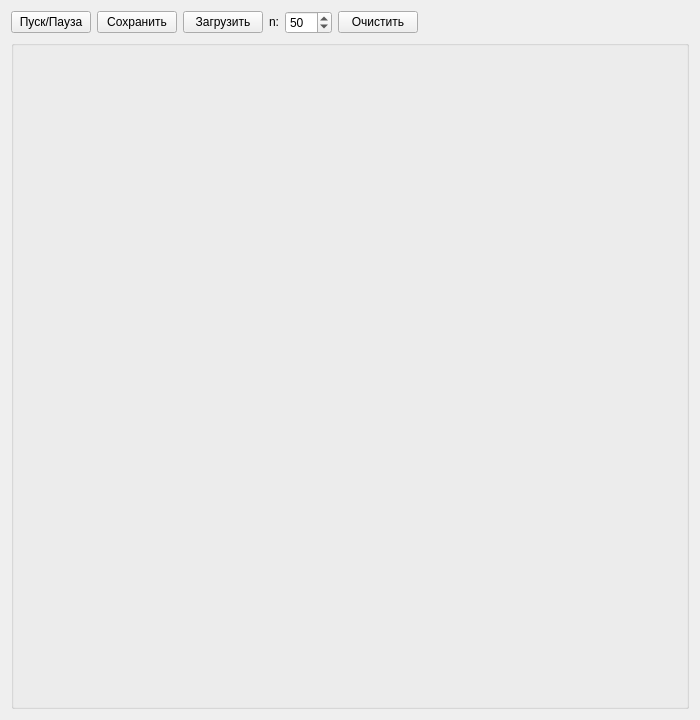
<?xml version="1.0" encoding="UTF-8"?>
<ui version="4.0">
 <class>MainWindow</class>
 <widget class="QMainWindow" name="MainWindow">
  <property name="geometry">
   <rect>
    <x>0</x>
    <y>0</y>
    <width>700</width>
    <height>720</height>
   </rect>
  </property>
  <property name="windowTitle">
   <string>&quot;Жизнь&quot; Конвея - курсовая работа по численным методам. Черыгова Е.Е.</string>
  </property>
  <widget class="QWidget" name="centralWidget">
   <layout class="QHBoxLayout" name="horizontalLayout">
    <item>
     <layout class="QVBoxLayout" name="mainLayout">
      <item>
       <layout class="QHBoxLayout" name="setLayout">
        <property name="sizeConstraint">
         <enum>QLayout::SetNoConstraint</enum>
        </property>
        <item>
         <widget class="QPushButton" name="startButton">
          <property name="font">
           <font>
            <pointsize>9</pointsize>
           </font>
          </property>
          <property name="text">
           <string>Пуск/Пауза</string>
          </property>
         </widget>
        </item>
        <item>
         <widget class="QPushButton" name="saveButton">
          <property name="font">
           <font>
            <pointsize>9</pointsize>
           </font>
          </property>
          <property name="text">
           <string>Сохранить</string>
          </property>
         </widget>
        </item>
        <item>
         <widget class="QPushButton" name="loadButton">
          <property name="font">
           <font>
            <pointsize>9</pointsize>
           </font>
          </property>
          <property name="text">
           <string>Загрузить</string>
          </property>
         </widget>
        </item>
        <item>
         <widget class="QLabel" name="label">
          <property name="sizePolicy">
           <sizepolicy hsizetype="Minimum" vsizetype="Fixed">
            <horstretch>0</horstretch>
            <verstretch>0</verstretch>
           </sizepolicy>
          </property>
          <property name="font">
           <font>
            <pointsize>9</pointsize>
           </font>
          </property>
          <property name="text">
           <string>n:</string>
          </property>
         </widget>
        </item>
        <item>
         <widget class="QSpinBox" name="cellsControl">
          <property name="font">
           <font>
            <pointsize>9</pointsize>
           </font>
          </property>
          <property name="suffix">
           <string/>
          </property>
          <property name="minimum">
           <number>10</number>
          </property>
          <property name="maximum">
           <number>400</number>
          </property>
          <property name="value">
           <number>50</number>
          </property>
         </widget>
        </item>
        <item>
         <widget class="QPushButton" name="clearButton">
          <property name="font">
           <font>
            <pointsize>9</pointsize>
           </font>
          </property>
          <property name="text">
           <string>Очистить</string>
          </property>
         </widget>
        </item>
        <item>
         <spacer name="horizontalSpacer">
          <property name="orientation">
           <enum>Qt::Horizontal</enum>
          </property>
          <property name="sizeHint" stdset="0">
           <size>
            <width>40</width>
            <height>20</height>
           </size>
          </property>
         </spacer>
        </item>
       </layout>
      </item>
      <item>
       <widget class="QGroupBox" name="gameGroupBox">
        <property name="palette">
         <palette>
          <active>
           <colorrole role="Base">
            <brush brushstyle="SolidPattern">
             <color alpha="255">
              <red>255</red>
              <green>255</green>
              <blue>255</blue>
             </color>
            </brush>
           </colorrole>
          </active>
          <inactive>
           <colorrole role="Base">
            <brush brushstyle="SolidPattern">
             <color alpha="255">
              <red>255</red>
              <green>255</green>
              <blue>255</blue>
             </color>
            </brush>
           </colorrole>
          </inactive>
          <disabled>
           <colorrole role="Base">
            <brush brushstyle="SolidPattern">
             <color alpha="255">
              <red>241</red>
              <green>241</green>
              <blue>241</blue>
             </color>
            </brush>
           </colorrole>
          </disabled>
         </palette>
        </property>
        <layout class="QVBoxLayout" name="gameLayout"/>
       </widget>
      </item>
     </layout>
    </item>
   </layout>
  </widget>
 </widget>
 <layoutdefault spacing="6" margin="11"/>
 <resources/>
 <connections/>
</ui>
